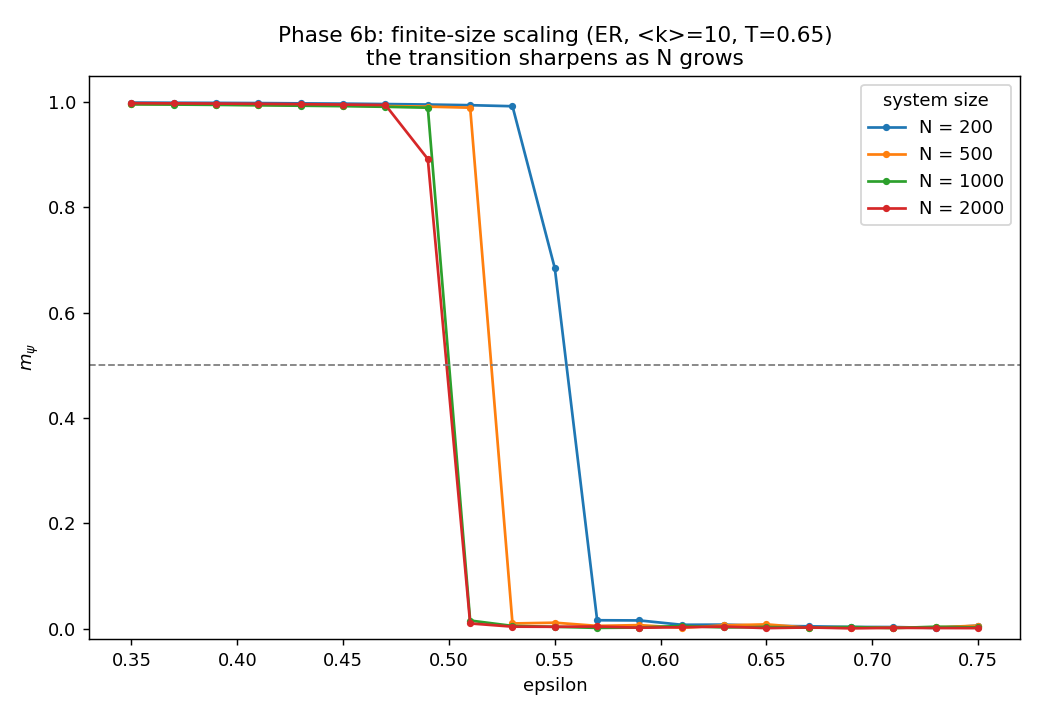

Write the Python code that produced this figure.
"""
Phase 6b: Finite-Size Scaling. The m_psi(eps) curve is rounded on small networks
and sharpens as N grows, converging to the true critical point. Uses the shared
C++ engine for speed.
"""

import os, sys
import numpy as np
import matplotlib.pyplot as plt

sys.path.insert(0, os.path.join(os.path.dirname(__file__), ".."))
from common.graphs import build_graph, write_edgelist
from common import runner


def mc_curve(N, k, eps_vals, T=0.65, sweeps=1200, seed=1):
    G = build_graph("ER", N, k, seed=seed)
    edgelist = write_edgelist(G, os.path.join(os.path.dirname(__file__), f"_fss_N{N}.edgelist"))
    out = np.array([runner.run_engine(edgelist, e, temp=T, sweeps=sweeps, seed=seed)["m_psi"]
                    for e in eps_vals])
    os.remove(edgelist)
    return out


def main():
    runner.ensure_engine()
    k = 10
    eps_vals = np.linspace(0.35, 0.75, 21)
    plt.figure(figsize=(8, 5.5))
    for N in [200, 500, 1000, 2000]:
        plt.plot(eps_vals, mc_curve(N, k, eps_vals), "o-", ms=3, label=f"N = {N}")
        print(f"  N={N:>4} done")
    plt.axhline(0.5, color="gray", ls="--", lw=1)
    plt.xlabel("epsilon"); plt.ylabel(r"$m_\psi$")
    plt.title(f"Phase 6b: finite-size scaling (ER, <k>={k}, T=0.65)\n"
              "the transition sharpens as N grows")
    plt.ylim(-0.02, 1.05); plt.legend(title="system size"); plt.tight_layout()
    plt.savefig("fss.png", dpi=130)
    print("Saved fss.png")


if __name__ == "__main__":
    main()
